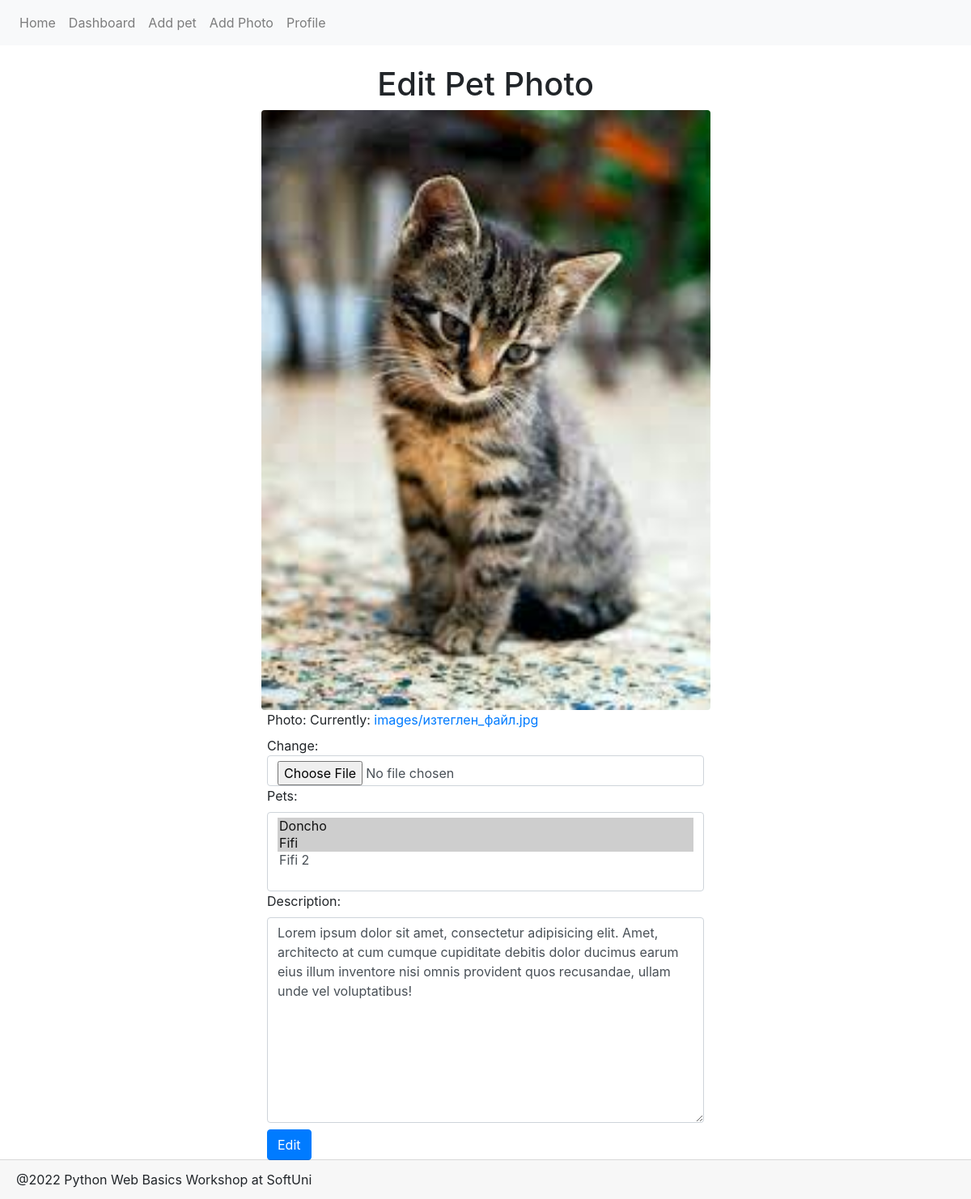
The page /photo/edit/1 on the database as committed earlier.
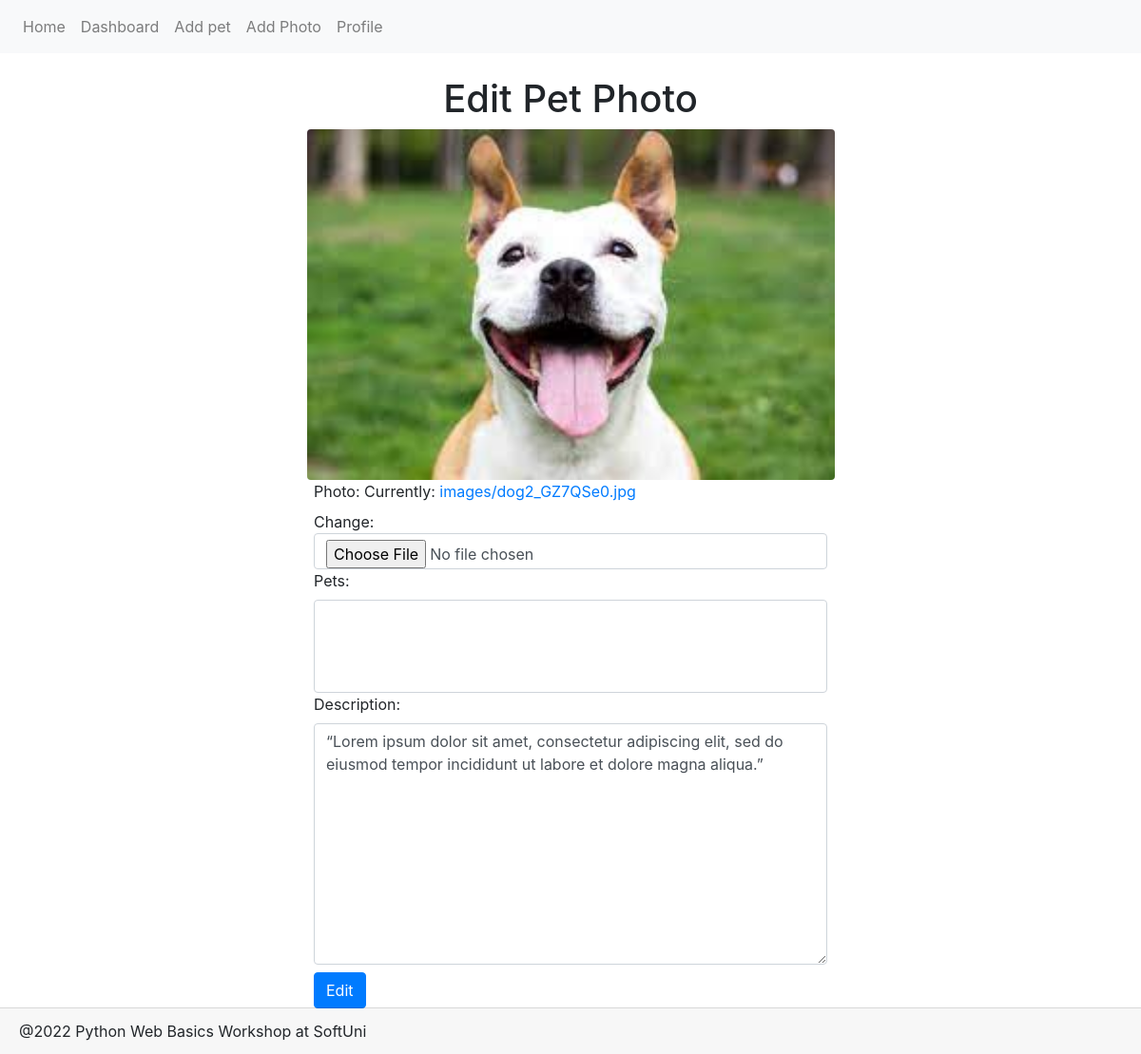
The same page on the database as committed later.
### petstagram/main_app/models.py (models this page shows)
class PetPhoto(models.Model):
    photo = models.ImageField(validators=(validate_image_size_5,), upload_to='images')
    pets = models.ManyToManyField(Pet, )
    description = models.TextField(null=True, blank=True)
    published = models.DateField(auto_now_add=True)

### petstagram/main_app/views.py (the view, shortened to what this page needs)
# urls.py: path('photo/edit/<int:pk>', PhotoEditView.as_view(), name='edit photo'),
class PhotoEditView(UpdateView):
    model = PetPhoto
    template_name = 'photo/photo_edit.html'
    form_class = PhotoEditForm

### petstagram/main_app/forms.py
class PhotoEditForm(forms.ModelForm):
    class Meta:
        model = PetPhoto
        exclude = ('likes',)
    def __init__(self, *args, **kwargs):
        super().__init__(*args, **kwargs)
        for _, field in self.fields.items():
            if hasattr(field, 'class'):
                field.widget.attrs['class'] = 'form-control'
            field.widget.attrs.update({'class': 'form-control'})

### petstagram/main_app/models.py (called while the page is built)
    def __str__(self):
        return self.name

### templates/photo/photo_edit.html (shortened to what this page needs)
{% extends 'base/common.html' %}
{% block content %}
<div class="container mb-5 ">
    <h1 class="text-center">Edit Pet Photo</h1>
    <img src="{{ object.photo.url }}"
         class="w-50 rounded mx-auto d-block" alt="Photo description">
    <div class="row">
        <div class="col-lg-3"></div>
        <div class="col-lg-6">
            <form method="POST" action="{% url 'edit photo' petphoto.id %}" enctype="multipart/form-data">
                {{ form }}
                <button class="btn btn-primary mt-2" type="submit">Edit</button>
            </form>
        </div>
        <div class="col-lg-3"></div>
    </div>
</div>
{% endblock %}

Rows that differ between the two databases and show on the page:
changed PetPhoto: photo: a different picture; description "Lorem ipsum dolor sit amet, consectetur adipisicing elit. Amet, architecto at cum cumque cupiditate debitis dolor ducimus earum eius illum inventore nisi omnis provident quos recusandae, ullam unde vel voluptatibus!" → "“Lorem ipsum dolor sit amet, consectetur adipiscing elit, sed do eiusmod tempor incididunt ut labore et dolore magna aliqua.”"
Other text that changed with them:
form field pets: "Doncho ☑ / Fifi ☑ / Fifi 2" → (not shown)
text no longer shown: "Photo: Currently: images/изтеглен_файл.jpg Change: Pets: Description:"
text now shown: "Photo: Currently: images/dog2_GZ7QSe0.jpg Change: Pets: Description:"
